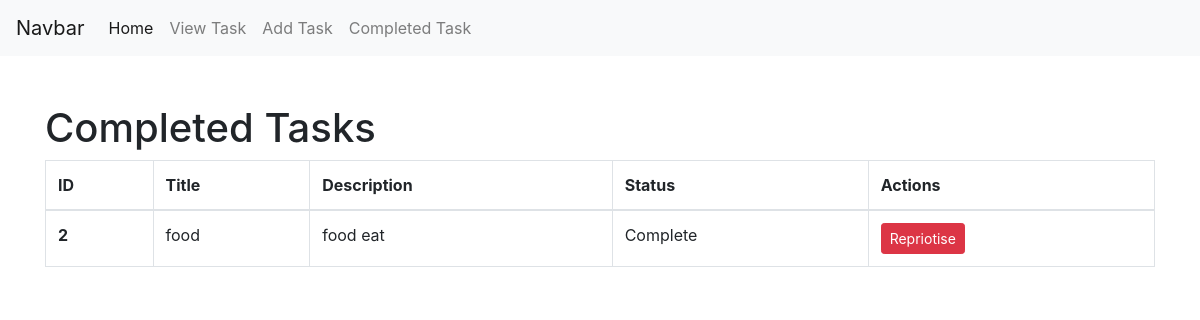
/completed_task/, run on the app's committed database.
### tasks/models.py (models this page shows)
class TaskModel(models.Model):
    taskTitle = models.CharField(max_length=30)
    taskDescription  = models.CharField(max_length=30)
    is_completed = models.BooleanField(default=False)

### tasks/views.py (the view)
# urls.py: path('completed_task/',completed_task,name="completed_task"),
def completed_task(request):
    task = TaskModel.objects.all()
    return render(request,"complete_task.html",{"tasks":task})

### tasks/templates/complete_task.html
{% extends 'base.html' %}
{% block content %}
    <div class="container py-5">
        {%if tasks %}
        <h1 class="">Completed Tasks</h1>
        <table class="table table-bordered">
            <thead>
              <tr>
                <th scope="col">ID</th>
                <th scope="col">Title</th>
                <th scope="col">Description</th>
                <th scope="col">Status</th>
                <th scope="col">Actions</th>
              </tr>
            </thead>
            <tbody>
                {%for task in tasks%}
                    {%if task.is_completed %}
                        <tr>
                            <th scope="row">{{task.id}}</th>
                            <td>{{task.taskTitle}}</td>
                            <td>{{task.taskDescription}}</td>
                            <td>
                                {%if task.is_completed %}
                                Complete
                                {%else%}
                                Incomplete
                                {% endif %}
                            </td>
                            <td>
                                <a href="{%url 'repriotise_task' id=task.id %}" class="btn btn-danger btn-sm">Repriotise</a>
                            </td>
                        </tr>
                    {%endif%}
              {% endfor %}
            </tbody>
          </table>
          {%else%}
          <h1>No available task!</h1>
          {%endif%}
    </div>
{% endblock  %}

### data on the page
TaskModel: id "2", taskTitle "food", taskDescription "food eat", is_completed "Complete"
